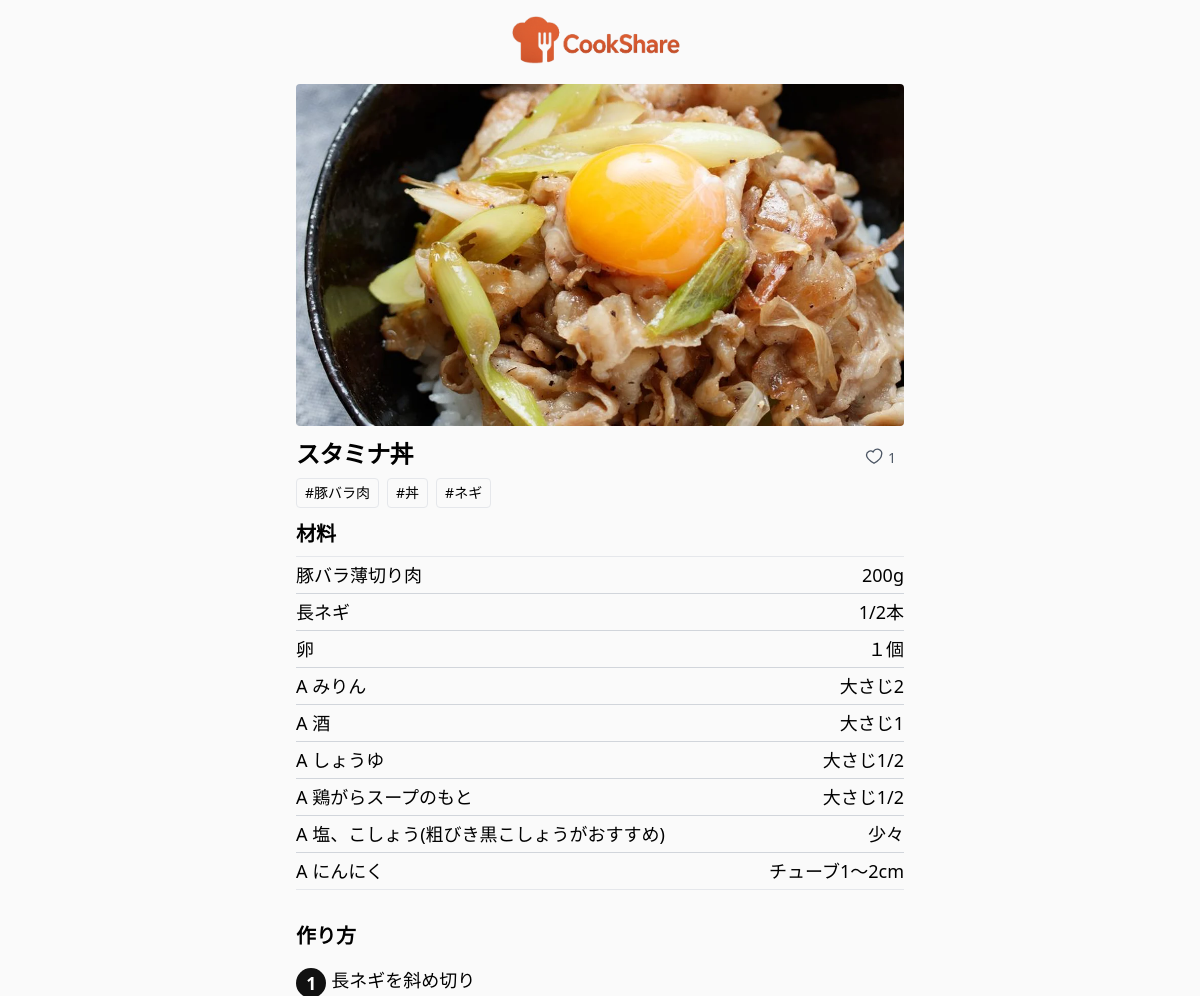
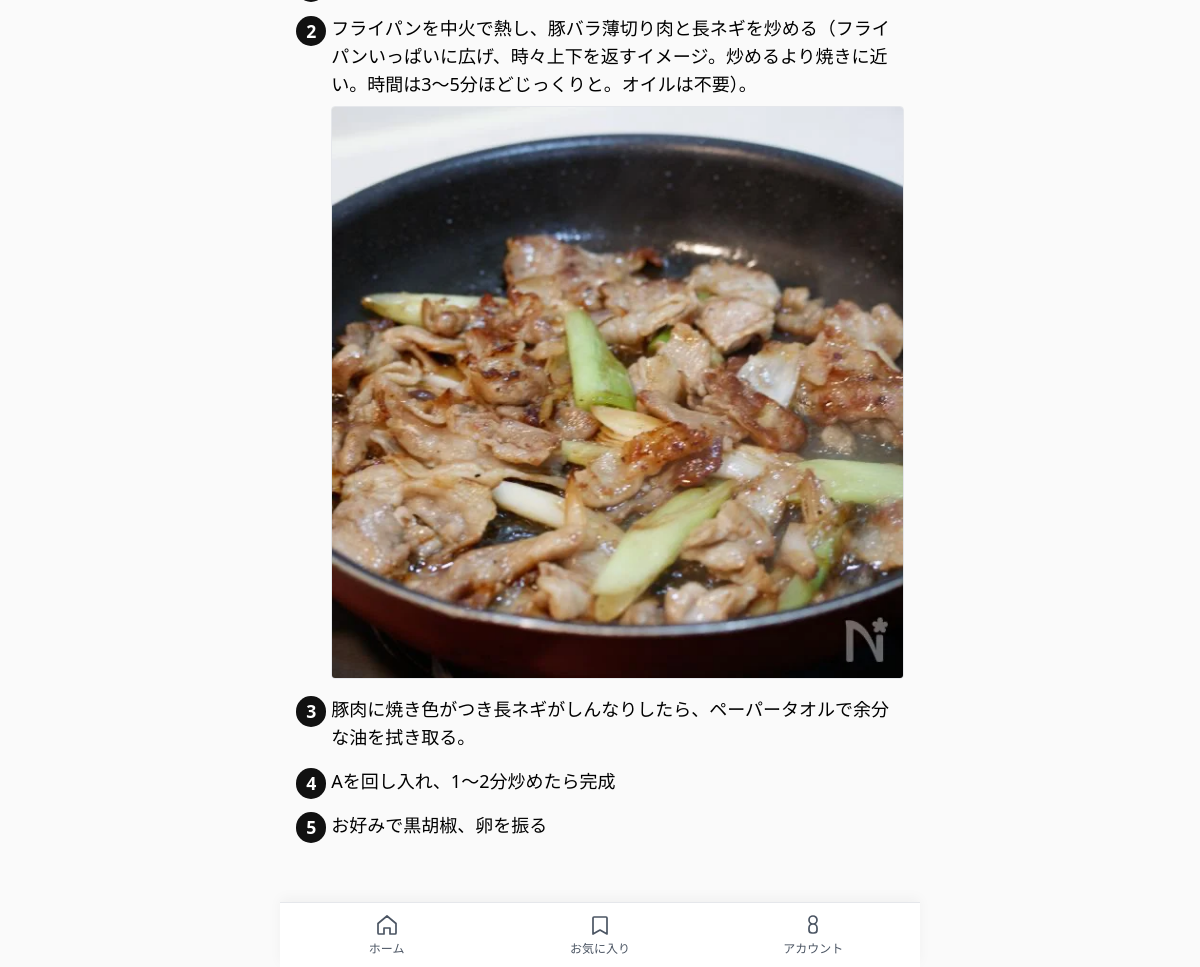
Page /recipes/2 on the committed database (2 pictures, top to bottom).
### app/main.py (models this page shows)
class Recipe(SQLModel, table=True):
    __table_args__ = {"sqlite_autoincrement": True}
    id: Optional[int] = Field(default=None, primary_key=True)
    title: str
    description: str = ""
    main_image: Optional[str] = None
    author_id: Optional[int] = Field(foreign_key="user.id", default=None)
    view_count: int = Field(default=0)

class Tag(SQLModel, table=True):
    id: Optional[int] = Field(default=None, primary_key=True)
    name: str  # 重複はアプリ側で防止

class Ingredient(SQLModel, table=True):
    id: Optional[int] = Field(default=None, primary_key=True)
    recipe_id: int = Field(foreign_key="recipe.id")
    name: str
    amount: Optional[str] = None
    unit: Optional[str] = None
    order_no: int = 0

class Step(SQLModel, table=True):
    id: Optional[int] = Field(default=None, primary_key=True)
    recipe_id: int = Field(foreign_key="recipe.id")
    body: str
    order_no: int = 0
    image_path: Optional[str] = None

### app/main.py (the view)
@app.get("/recipes/{rid}", response_class=HTMLResponse)
def recipe_detail(request: Request, rid: int):
    _ensure_csrf(request)
    current_user = get_current_user(request)
    with Session(engine) as s:
        r = s.get(Recipe, rid)
        if not r:
            return HTMLResponse("Not found", status_code=404)
        r.view_count = (r.view_count or 0) + 1
        s.add(r)
        s.commit()
        s.refresh(r)
        ings = s.exec(select(Ingredient).where(Ingredient.recipe_id == rid).order_by(Ingredient.order_no)).all()
        steps = s.exec(select(Step).where(Step.recipe_id == rid).order_by(Step.order_no)).all()
        tags = s.exec(select(Tag).join(RecipeTag, RecipeTag.tag_id == Tag.id).where(RecipeTag.recipe_id == rid)).all()
        fav_count = _fav_count(s, rid)
        is_fav = (current_user is not None) and _is_favorited(s, current_user.id, rid)
    return templates.TemplateResponse("recipe_detail.html", {
        "request": request, "recipe": r, "ingredients": ings, "steps": steps, "tags": tags,
        "current_user": current_user, "fav_count": fav_count, "is_fav": is_fav
    })

### app/templates/recipe_detail.html (shortened to what this page needs)
{% extends "base.html" %}
{% block content %}
  {% if recipe.main_image %}
    {% set path = recipe.main_image %}
    {% if path.endswith('+') %}
      {% set path = path[:-1] %}
    {% endif %}
    <div class="aspect-video w-full overflow-hidden rounded mb-3">
      {% if path.endswith('.webp') %}
        <img src="{{ path }}" class="w-full h-full object-cover" alt="{{ recipe.title }}">
      {% else %}
        <picture>
          <source srcset="{{ path }}.webp" type="image/webp">
          <img src="{{ path }}" class="w-full h-full object-cover" alt="{{ recipe.title }}">
        </picture>
      {% endif %}
    </div>
  {% endif %}
  <div class="flex items-center justify-between">
  <h1 class="text-2xl font-bold tracking-tight mb-2">{{ recipe.title }}</h1>
  <div class="flex items-center gap-2">
    {% if current_user %}
      <form method="post" action="/recipes/{{ recipe.id }}/{% if is_fav %}unfavorite{% else %}favorite{% endif %}">
        <input type="hidden" name="csrf_token" value="{{ request.session.get('csrf_token') }}">
        <button class="flex items-center gap-1 px-2 py-1 rounded border hover:bg-gray-50"
                aria-label="{% if is_fav %}お気に入りを外す{% else %}お気に入りに追加{% endif %}">
          {% if is_fav %}
            <svg xmlns="http://www.w3.org/2000/svg" class="w-6 h-6 text-red-500"
     viewBox="0 0 24 24" fill="currentColor">
              <path d="M12 21s-6-4.35-9-8.28C-0.5 7.5 2.5 3 6.75 3A5.75 5.75 0 0 1 12 7.25 5.75 5.75 0 0 1 17.25 3C21.5 3 24.5 7.5 21 12.72 18 16.65 12 21 12 21z"/>
            </svg>
          {% else %}
            <svg xmlns="http://www.w3.org/2000/svg" class="w-6 h-6 text-gray-500"
     viewBox="0 0 24 24" fill="none" stroke="currentColor" stroke-width="2">
              <path d="M12 21s-6-4.35-9-8.28C-0.5 7.5 2.5 3 6.75 3A5.75 5.75 0 0 1 12 7.25 5.75 5.75 0 0 1 17.25 3C21.5 3 24.5 7.5 21 12.72 18 16.65 12 21 12 21z"/>
            </svg>
          {% endif %}
          <span class="text-sm">{{ fav_count }}</span>
        </button>
      </form>
    {% else %}
      <div class="flex items-center gap-1 px-2 py-1 text-gray-600">
        <svg xmlns="http://www.w3.org/2000/svg" class="h-5 w-5" fill="none" viewBox="0 0 24 24" stroke="currentColor" stroke-width="1.6">
          <path stroke-linecap="round" stroke-linejoin="round"
                d="M21 8.25c0 3.5-4.5 7.25-9 10-4.5-2.75-9-6.5-9-10a4.75 4.75 0 0 1 8-3.4A4.75 4.75 0 0 1 21 8.25z"/>
        </svg>
        <span class="text-sm">{{ fav_count }}</span>
      </div>
    {% endif %}
  </div>
</div>
  {% if tags and tags|length > 0 %}
    <div class="mb-3 flex flex-wrap gap-2">
      {% for t in tags %}
        <a href="/?tag={{ t.name }}" class="px-2 py-1 text-sm border rounded hover:bg-gray-50">#{{ t.name }}</a>
      {% endfor %}
    </div>
  {% endif %}
  {% if ingredients and ingredients|length > 0 %}
    <h2 class="text-xl font-bold mb-2">材料</h2>
    <div class="divide-y divide-gray-300 border-t border-b text-lg mb-8">
      {% for ing in ingredients %}
        <div class="flex justify-between py-1">
          <span>{{ ing.name }}</span>
          <span>{{ ing.amount or '' }} {{ ing.unit or '' }}</span>
        </div>
      {% endfor %}
    </div>
  {% endif %}
 {% if steps and steps|length > 0 %}
  <h2 class="text-xl font-bold mt-6 mb-2">作り方</h2>
  <ol class="steps">
    {% for st in steps %}
      <li>
        {% if st.body %}
          <div class="whitespace-pre-wrap text-lg">{{ st.body }}</div>
        {% endif %}
        {% if st.image_path %}
          <div class="mt-2">
            <img src="{{ st.image_path }}"
                 alt="手順画像 {{ loop.index }}"
                 loading="lazy"
                 class="rounded border max-w-full">
          </div>
        {% endif %}
      </li>
    {% endfor %}
  </ol>
{% endif %}
{% endblock %}

### app/static/global.css (style rules this page uses)
.steps li { counter-increment: step; margin: 1rem 0; font-size: 1.1rem; position: relative; padding-left: 2.2rem; }
.steps li::before { content: counter(step); position: absolute; left: 0; top: 0.1rem; width: 1.9rem; height: 1.9rem; border-radius: 50%; background: #111; color: #fff; display: flex; align-items: center; justify-content: center; font-weight: 700; }
.steps li img { margin-top: .5rem; max-width: 100%; height: auto; display: block; }

### app/templates/base.html (style rules this page uses)
.pb-safe { padding-bottom: calc(env(safe-area-inset-bottom, 0px) + 64px); }
html,body { max-width:100%;overflow-x:hidden }
*,*::before,*::after { box-sizing:border-box }
img,video { max-width:100%;height:auto;display:block }

### rows in the picture
Recipe: title "スタミナ丼"
Tag: name "豚バラ肉"
Tag: name "丼"
Tag: name "ネギ"
Ingredient: name "豚バラ薄切り肉", amount "200g"
Ingredient: name "長ネギ", amount "1/2本"
Ingredient: name "卵", amount "１個"
Ingredient: name "A みりん", amount "大さじ2"
Ingredient: name "A 酒", amount "大さじ1"
Ingredient: name "A しょうゆ", amount "大さじ1/2"
Ingredient: name "A 鶏がらスープのもと", amount "大さじ1/2"
Ingredient: name "A 塩、こしょう(粗びき黒こしょうがおすすめ)", amount "少々"
Ingredient: name "A にんにく", amount "チューブ1〜2cm"
Step: body "長ネギを斜め切り"
Step: body "フライパンを中火で熱し、豚バラ薄切り肉と長ネギを炒める（フライパンいっぱいに広げ、時々上下を返すイメージ。炒めるより焼きに近い。時間は3〜5分ほどじっくりと。オイルは不要）。", image_path (picture)
Step: body "豚肉に焼き色がつき長ネギがしんなりしたら、ペーパータオルで余分な油を拭き取る。"
Step: body "Aを回し入れ、1〜2分炒めたら完成"
Step: body "お好みで黒胡椒、卵を振る"

### other values in the picture
{{ fav_count }} "1"
